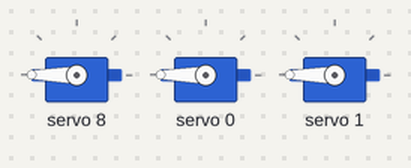
The sketch below on a simulated Arduino Uno, built with avr-gcc and run on an emulated ATmega328P. On the bench: 3 × servo. What the sketch prints to the serial monitor is not drawn.

Above: at 0.05 s.
At 3.05 s:
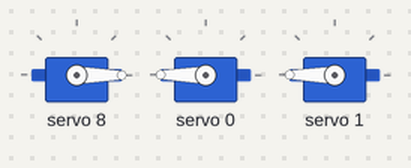
At 6.0 s:
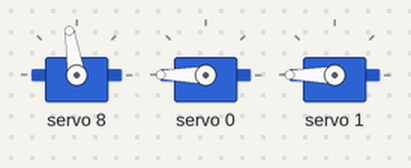
Timing chart, 0 to 7.8 s (numbered marks = the images above):
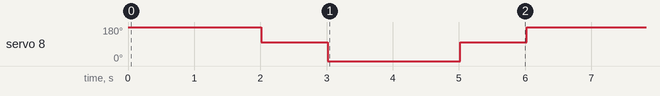

Measured:
- by itself, servo 8: repeats every 6.0 s: 0° 2.0 s, 99° 1.0 s, 180° 2.0 s, 99° 1.0 s

The sketch:

Drivetires_2.2.2.ino
```cpp
#include <Wire.h>
#include <Adafruit_PWMServoDriver.h>
#include <Adafruit_PCF8574.h>


// Custom Servo Motor Class
class PTservo {
  // Define the channel for the servo (0-15) 320 mid, +-225
  #define SERVOMIN  95 // This is the 'minimum' pulse length count (out of 4096)
  #define SERVOMAX  545 // This is the 'maximum' pulse length count (out of 4096)

public:
  PTservo(Adafruit_PWMServoDriver& driver, uint8_t channel) : pwmDriver(driver), pwmChannel(channel) {}

  void write(int angle) {
    // Constrain angle to range 0 to 180
    angle = constrain(angle, 0, 180);

    int pwmValue = map(angle, 0, 180, SERVOMIN, SERVOMAX);

    pwmDriver.setPWM(pwmChannel, 0, pwmValue);
  }

private:
  Adafruit_PWMServoDriver& pwmDriver;
  uint8_t pwmChannel;
};

// Custom DC Motor Class
class PTdcmotor {
public:
  PTdcmotor(Adafruit_PWMServoDriver& driver, uint8_t channel) :
      pwmDriver(driver), pwmChannel(channel) {}

  void initializePins(uint8_t in1, uint8_t in2) {
    pin1 = in1;
    pin2 = in2;
    pinMode(pin1, OUTPUT);
    pinMode(pin2, OUTPUT);
    usePcf = false;
  }

  void initializePins(uint8_t in1, uint8_t in2, Adafruit_PCF8574& pcf) {
    pin1 = in1;
    pin2 = in2;
    pcfBoard = &pcf;
    pcfBoard->pinMode(pin1, OUTPUT);
    pcfBoard->pinMode(pin2, OUTPUT);
    usePcf = true;
  }

  void write(int speed) {
    // Constrain speed to range -100 to 100
    speed = constrain(speed, -100, 100);

   // Set corresponding IN pins
    if (usePcf) {
      pcfBoard->digitalWrite(pin1, speed > 0 ? HIGH : LOW);
      pcfBoard->digitalWrite(pin2, speed < 0 ? HIGH : LOW);
    } else {
      digitalWrite(pin1, speed > 0 ? HIGH : LOW);
      digitalWrite(pin2, speed < 0 ? HIGH : LOW);
    }

    // Map pulse width to PCA9685 PWM range (0-4095)
    int pwmValue = map(abs(speed), 0, 100, 0, 4095);

    pwmDriver.setPWM(pwmChannel, 0, pwmValue);
  }

private:
  Adafruit_PWMServoDriver& pwmDriver;
  uint8_t pwmChannel;
  Adafruit_PCF8574* pcfBoard = nullptr;  // Use a pointer for the PCF8574 instance
  uint8_t pin1;
  uint8_t pin2;
  bool usePcf = false;  // Flag to check whether to use PCF8574 or regular digital pins
};


// Create the PCA9685 object
Adafruit_PWMServoDriver pwm = Adafruit_PWMServoDriver(0x40);
Adafruit_PCF8574 pcf1;
//Adafruit_PCF8574 pcf2;
//Adafruit_PCF8574 pcf3;
//int motorA = 0;

  PTdcmotor tireA = PTdcmotor(pwm, 0);
  PTdcmotor tireB = PTdcmotor(pwm, 1);
  PTservo servoA  = PTservo(pwm, 8);

void setup() {
  Serial.begin(115200);
  Wire.begin();

  // Initialize I2C communication and each PCF8574
  Serial.println("\nInitializing PCF8574 Boards");

  if (!pcf1.begin(0x20)) {
    Serial.println("Couldn't find PCF8574 at address 0x20");
    while (1);
  }

  /*if (!pcf2.begin(0x21)) {
    Serial.println("Couldn't find PCF8574 at address 0x21");
    while (1);
  }

  if (!pcf3.begin(0x22)) {
    Serial.println("Couldn't find PCF8574 at address 0x22");
    while (1);
  }*/
  Serial.println("All PCF8574 Boards Initiated!\n");


  // Initialize PCA9685
  Serial.println("Initializing PCA9685 Boards");
  if (!pwm.begin()) {
    Serial.println("Couldn't find PCA9685 at address 0x40");
    while (1);
  }
  pwm.setPWMFreq(50);
  Serial.println("All PCA9685 Boards Initiated!\n");

  tireA.initializePins(0, 1, pcf1);
  tireB.initializePins(2, 3, pcf1);

  // Start with motors stopped
  tireA.write(0);
  tireB.write(0);
  servoA.write(90); // Set servo to initial position (90 degrees)
}

void loop() {

  tireA.write(100);
  tireB.write(100);
  servoA.write(180);

  delay(2000);  // Run forward for 2 seconds

  tireA.write(0);
  tireB.write(0);
  servoA.write(90);

  delay(1000);  // Stop for 1 second

  tireA.write(-100);
  tireB.write(-100);
  servoA.write(0);

  delay(2000);  // Run backward for 2 seconds

  tireA.write(0);
  tireB.write(0);
  servoA.write(90);

  delay(1000);  // Stop for 1 second
}
```
